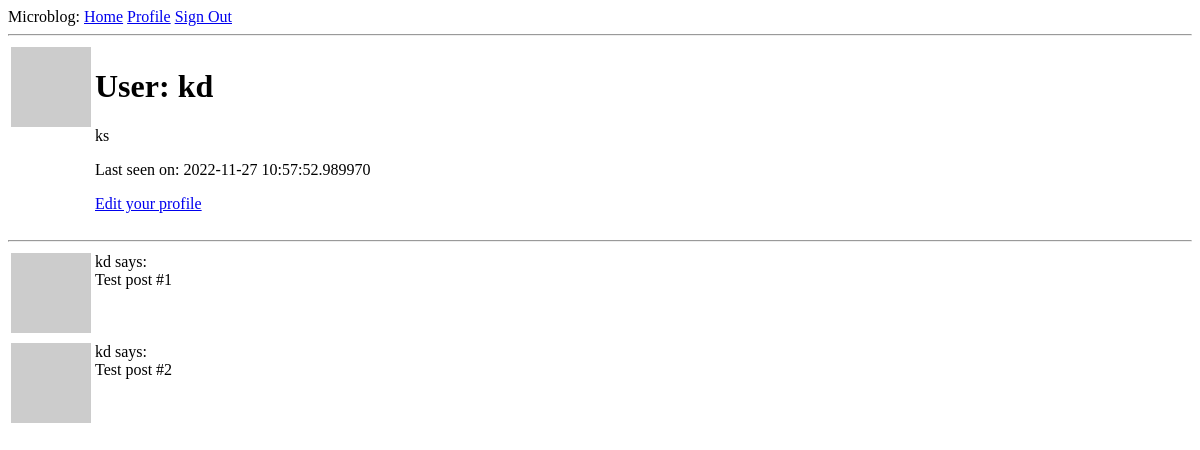
Before: /user/kd (signed in) with the older database file.
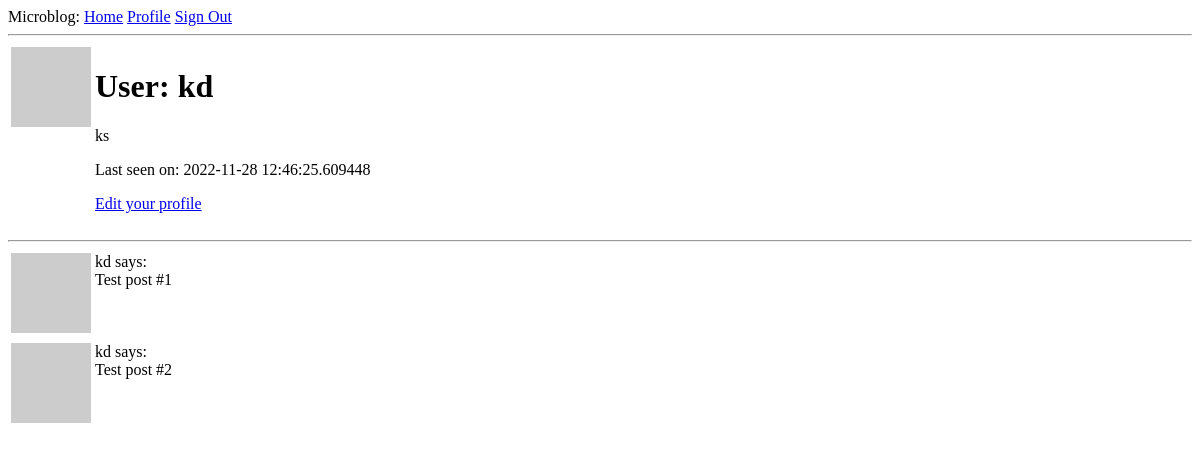
After: the same page with the newer database file.
### app/models.py (models this page shows, shortened)
class User(UserMixin, db.Model):
    id = db.Column(db.Integer, primary_key=True)
    username = db.Column(db.String(64), index=True, unique=True)
    email = db.Column(db.String(120), index=True, unique=True)
    password_hash = db.Column(db.String(128))
    about_me = db.Column(db.String(140))
    last_seen = db.Column(db.DateTime, default=datetime.utcnow)
    posts = db.relationship("Post", backref='author', lazy='dynamic')
    followed = db.relationship(
        "User", secondary=followers,
        primaryjoin=(followers.c.follower_id == id),
        secondaryjoin=(followers.c.followed_id == id),
        backref=db.backref("followers", lazy="dynamic"), lazy="dynamic"
    )
    def avatar(self, size):
        digest = md5(self.email.lower().encode('utf-8')).hexdigest()
        return "https://www.gravatar.com///avatar/{}?d=identicon&s={}".format(digest, size)

### app/routes.py (the view)
@app.route("/user/<username>")
@login_required
def user(username):
    user = User.query.filter_by(username=username).first_or_404()
    posts = [
        {"author": user, "body": "Test post #1"},
        {"author": user, "body": "Test post #2"}
    ]
    form = EmptyForm()
    return render_template("user.html", user=user, posts=posts, form=form)

### app/models.py (called while the page is built)
@login.user_loader
def load_user(id):
    return User.query.get(int(id))

### app/routes.py (called while the page is built)
@app.before_request
def before_request():
    if current_user.is_authenticated:
        current_user.last_seen = datetime.utcnow()
        db.session.commit()

### app/templates/user.html (shortened to what this page needs)
{% extends "base.html" %}
{% block content %}
<table>
    <tr valign="top">
        <td><img src="{{ user.avatar(128) }}" alt=""></td>
        <td>
            <h1>User: {{ user.username }}</h1>
            {% if user.about_me %}
            <p>{{ user.about_me }}</p>
            {% endif %}
            {% if user.last_seen %}
            <p>Last seen on: {{ user.last_seen }}</p>
            {% endif %}
            {% if user == current_user %}
            <p><a href="{{ url_for('edit_profile') }}">Edit your profile</a></p>
            {% endif %}
        </td>
    </tr>
</table>
<hr>
{% for post in posts %}
{% include "_post.html" %}
{% endfor %}
{% endblock %}

### app/templates/base.html (shortened to what this page needs)
<!DOCTYPE html>
<html lang="en">
<head>
</head>
<body>
    <div>
        Microblog:
        <a href="{{ url_for('index') }}">Home</a>
        {% if current_user.is_anonymous %}
        <a href="{{ url_for('login') }}">Sign In</a>
        {% else %}
        <a href="{{ url_for('user', username=current_user.username) }}">Profile</a>
        <a href="{{ url_for('logout') }}">Sign Out</a>
        {% endif %}
    </div>
    <hr>
    {% block content %} {% endblock %}
</body>
</html>

### app/templates/_post.html
<table>
    <tr valign="top">
        <td><img src="{{ post.author.avatar(30) }}" alt=""></td>
        <td>{{ post.author.username }} says: <br>{{ post.body }}</td>
    </tr>
</table>

Changed rows visible on the page:
changed User "kd": last_seen "2022-11-27 10:57:52.989970" → "2022-11-28 12:46:25.609448"
